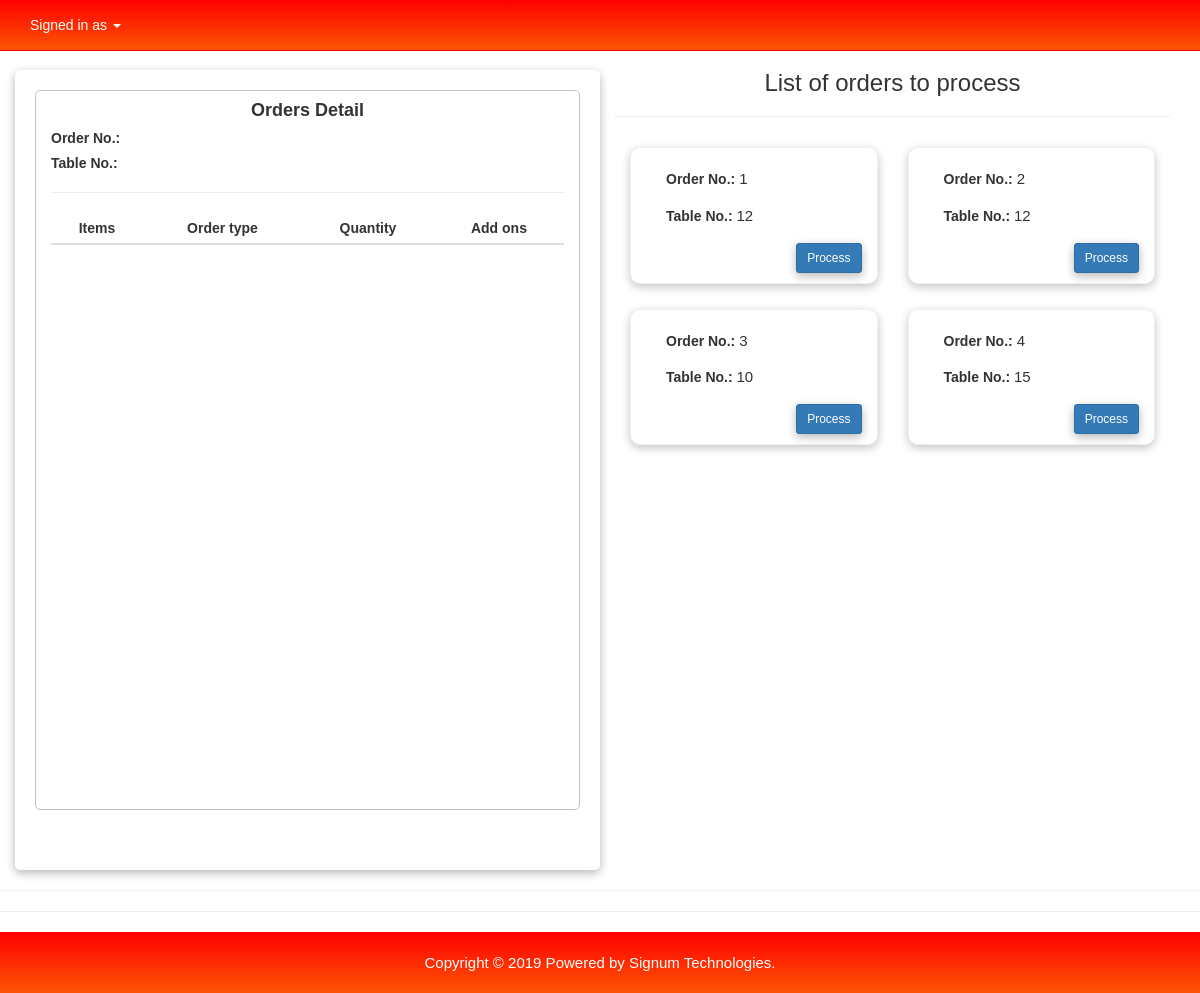
The app's page /admin/POS.php with its own data.
### tables this page shows
CREATE TABLE IF NOT EXISTS `orders` (
  `id` int(11) NOT NULL AUTO_INCREMENT,
  `items` varchar(10000) NOT NULL DEFAULT '""',
  `takeout_items` varchar(255) NOT NULL DEFAULT '""',
  `order_date` datetime NOT NULL DEFAULT CURRENT_TIMESTAMP,
  `order_status` tinyint(4) NOT NULL DEFAULT '3',
  `takeout_status` tinyint(4) NOT NULL DEFAULT '3',
  `session_id` varchar(255) NOT NULL,
  `table_no` int(11) NOT NULL DEFAULT '0',
  `wait_time` varchar(1255) NOT NULL DEFAULT '0',
  PRIMARY KEY (`id`)
);

### admin/POS.php (the view, shortened to what this page needs)
<?php
require_once "../core/init.php";
include "includes/head.php";
$orders_query=$db->query("SELECT * FROM orders WHERE order_status=2 AND takeout_status=2");
?>
<div class="container-fluid">
	<div class="row" style="padding-top: 70px">
		<div class="col-md-12 col-sm-12">
			<div class="col-md-6 shadow" style="height: 100vh;padding:20px; border-radius: 5px">
				<div class="col-md-12 col-sm-12" style="height: 90vh;border: solid 1px #c3c3c3; border-radius: 5px">
					<h4 style="padding-top: 10px" class="text-center"><b>Orders Detail</b></h4>
					<h5><b>Order No.:</b></h5>
					<h5><b>Table No.:</b></h5><hr>
					<table class="table table-striped table-condensed">
						<thead>
							<th class="text-center">Items</th>
							<th class="text-center">Order type</th>
							<th class="text-center">Quantity</th>
							<th class="text-center">Add ons</th>
						</thead>
					</table>
				</div>
			</div>
			<div class="col-md-6" style="height: 100vh;">
				<div class="row">
					<div class="col-md-12">
						<h3 class="text-center">List of orders to process</h3><hr>
						<?php while($order_result=mysqli_fetch_assoc($orders_query)):
								$order_number=$order_result['id'];
								$table_number=$order_result['table_no'];
							?>
							<div class="col-md-6 col-sm-12 col-xs-12" id="req" class="shadow" style="margin-bottom: 15px">
								<div class="col-md-12 col-sm-12 col-xs-12" style="margin-top:10px;background-color: #fff; border: 1px solid #f0f0f0;box-shadow:0 4px 10px 0 rgba(0, 0, 0, 0.12), 0 2px 10px 0 rgba(0, 0, 0, 0.12); border-radius: 10px;padding: 20px">
									<div class="col-md-12 col-sm-12 col-xs-12 text-right" style="margin-top: -10px; margin-right: -40px;">
									</div>
									<div class="col-md-12">
										<p><b>Order No.:</b> <span style="font-size: 15px;"><?=$order_number;?></span></p>
									</div>
									<div class="col-md-12">
										<p><b>Table No.:</b> <span style="font-size: 15px;"><?=$table_number;?></span></p>
									</div>
									<div class="col-md-12 col-sm-12 col-xs-12 text-right">
										<button class="btn btn-primary btn-sm shadow" style="margin-right: -20px;margin-bottom: -10px" onclick="process(<?=$order_number;?>)">Process</button>
									</div>
								</div>
							</div>
						<?php endwhile;?>
					</div>
				</div>
			</div>
		</div>
	</div>
</div>
<?php
include "includes/footer.php";
include "includes/navigation.php";
?>

### records on screen
orders: id "1", table_no "12"
orders: id "2", table_no "12"
orders: id "3", table_no "10"
orders: id "4", table_no "15"
